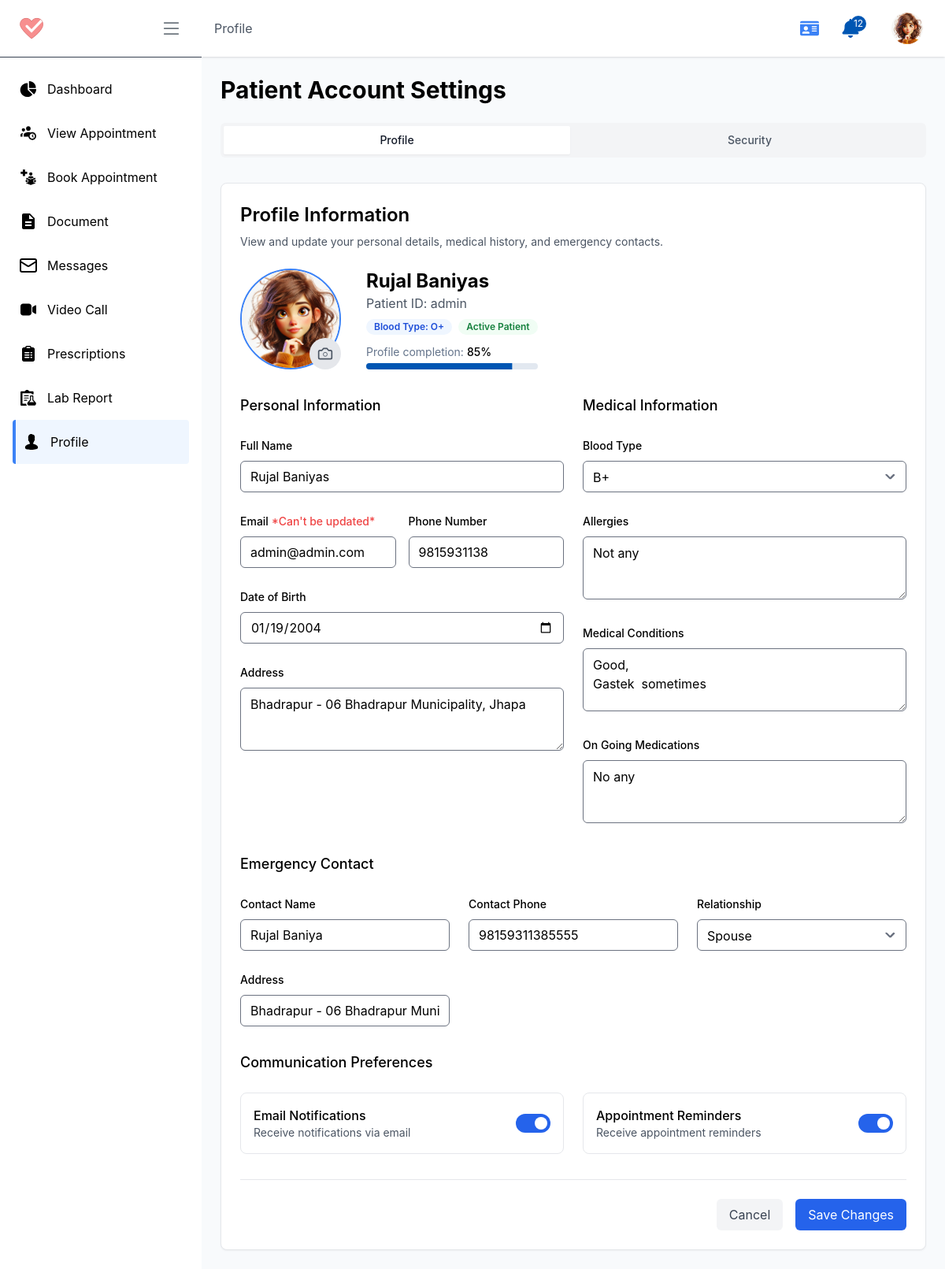
The app's page /p/profile/ (signed in), older data.
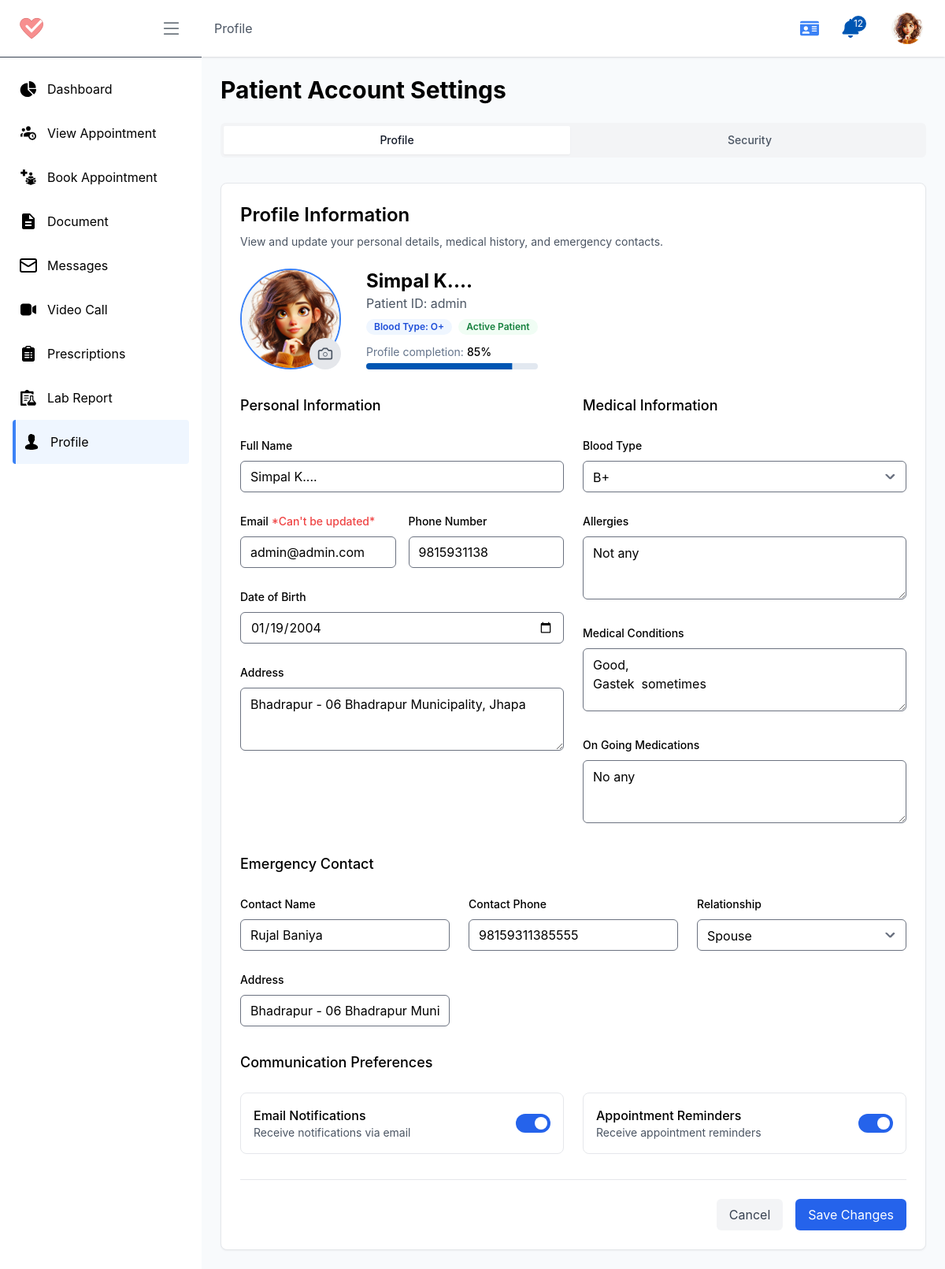
The same page, newer data.
### account/models.py (models this page shows, shortened)
class Profile(models.Model):
    user = models.OneToOneField(User, on_delete=models.CASCADE, related_name="profile")
    role = models.CharField(max_length=10, choices=USER_ROLES, default='patient')
    profile_pic = models.ImageField(upload_to='profile_pictures/', default='profile_pictures/default.jpg')
    phone_regex = RegexValidator(regex=r'^\+?1?\d{9,15}$', message="Phone number must be entered in the format: '+999999999'. Up to 15 digits allowed.")
    ph_number = models.CharField(validators=[phone_regex], max_length=16, blank=True) # validators should be a list
    address = models.CharField(max_length=255, blank=True)
    date_of_birth = models.DateField(null=True, blank=True)
    gender = models.CharField(max_length=10, choices=[('male', 'Male'), ('female', 'Female'), ('other', 'Other')], blank=True)
    email_notification = models.BooleanField(default=True)
    sms_notification = models.BooleanField(default=True)
    reminders = models.BooleanField(default=True)
    created_at = models.DateTimeField(auto_now_add=True)
    updated_at = models.DateTimeField(auto_now=True)
    is_active = models.BooleanField(default=True)
    is_verified = models.BooleanField(default=False)

class MedicalInfo(models.Model):
    profile = models.OneToOneField(Profile, on_delete=models.CASCADE, related_name="medical_info")
    blood_group = models.CharField(max_length=3, blank=True)
    allergies = models.TextField(blank=True)
    medical_conditions = models.TextField(blank=True)
    on_going_medications = models.TextField(blank=True)
    emg_contact_name = models.CharField(max_length=255, blank=True)
    emg_contact_number = models.CharField(max_length=16, blank=True)
    emg_contact_relation = models.CharField(max_length=255, blank=True)
    emg_contact_address = models.CharField(max_length=255, blank=True)
    created_at = models.DateTimeField(auto_now_add=True, blank=True)
    updated_at = models.DateTimeField(auto_now=True, blank=True)

### patient/views.py (the view, shortened to what this page needs)
# urls.py: path('profile/', p_profile, name='profile'),
@login_required_with_message(login_url='account:login', message="You need to log in to access Profile page.")
def p_profile(request: HttpRequest):
    if request.method == 'GET':
        profile: Profile = request.user.profile
        context = {
            'profile': profile,
        }
        return render(request, 'pages/patient/profile.html', context)

### account/views.py (called while the page is built)
def login_required_with_message(function=None, login_url=None, message=None):
    def decorator(view_func):
        @wraps(view_func)
        def _wrapped_view(request, *args, **kwargs):
            if not request.user.is_authenticated:
                print("User is not authenticated.")
                if message:
                    messages.warning(request, message)
                return redirect(login_url or 'account:login')
            return view_func(request, *args, **kwargs)
        return _wrapped_view
    if function:
        return decorator(function)
    return decorator

### home/templatetags/url_resolver.py (called while the page is built)
@register.simple_tag
def role_to_url(role, destination):
    try:
        return reverse(f"{role}:{destination}")
    except NoReverseMatch:
        return "#"  # fallback URL if the view is not found

### templates/pages/patient/profile.html (shortened to what the changed rows need)
{% extends "pages/patient/P_base.html" %}
{% load static %}
{% block content %}
<div class="flex flex-col w-full max-w-6xl mx-auto min-h-screen p-6">
    <h1 class="text-3xl font-bold mb-6">Patient Account Settings</h1>
    <div class="tab-content" id="profile">
        <div class="rounded-lg border bg-white shadow-sm">
            <div class="p-6">
                <div class="flex flex-col sm:flex-row gap-8 mb-8 items-center sm:items-start">
                    <div class="relative">
                        <img id="pp_image" class="h-32 w-32 rounded-full border-2 border-blue-500 object-cover"
                            src="{{ profile.profile_pic.url }}" alt="Profile picture">
                        <button id="imageUploadButton"
                            class="absolute bottom-0 right-0 h-10 w-10 rounded-full bg-gray-200 text-gray-600 hover:bg-gray-300">
                        </button>
                    </div>
                    <div class="text-center sm:text-left">
                        <h2 class="text-2xl font-bold">{{profile.user.first_name}}</h2>
                        <p class="text-gray-600 mb-2">Patient ID: {{profile.user.username}}</p>
                        <div class="flex flex-wrap gap-2 justify-center sm:justify-start">
                            <span
                                class="bg-blue-50 text-blue-700 px-2.5 py-0.5 rounded-full text-xs font-semibold">Blood
                                Type: O+</span>
                            <span
                                class="bg-green-50 text-green-700 px-2.5 py-0.5 rounded-full text-xs font-semibold">Active
                                Patient</span>
                        </div>
                        <div class="mt-3">
                            <div class="flex items-center gap-1 text-sm"><span class="font-medium">85%</span></div>
                            <div aria-valuemax="100" aria-valuemin="0" role="progressbar" data-state="indeterminate"
                                data-max="100"
                                class="relative w-full overflow-hidden rounded-full bg-secondary h-2 mt-1">
                            </div>
                        </div>
                    </div>
                </div>
                <form class="space-y-8" action="{% url 'patient:profile' %}" method="POST" enctype="multipart/form-data">
                    <div class="grid grid-cols-1 md:grid-cols-2 gap-6">
                        <div class="space-y-6">
                            <div class="space-y-2">
                                <label class="text-sm font-medium">Full Name</label>
                                <input
                                    class="w-full h-10 px-3 py-2 border rounded-md focus:outline-none focus:ring-2 focus:ring-blue-500"
                                    value="{{profile.user.first_name}}" name="full_name">
                            </div>
                            <div class="grid grid-cols-1 sm:grid-cols-2 gap-4">
                                <div class="space-y-2">
                                    <label class="text-sm font-medium">Email     <span class="text-red-500">*Can't be updated*</span></label>
                                    <input
                                        class="w-full h-10 px-3 py-2 border rounded-md focus:outline-none focus:ring-2 focus:ring-blue-500"
                                        value="{{profile.user.email}}" name="email" disabled placeholder="Email Address">
                                </div>
                                <div class="space-y-2">
                                    <label class="text-sm font-medium">Phone Number</label>
                                    <input
                                        class="w-full h-10 px-3 py-2 border rounded-md focus:outline-none focus:ring-2 focus:ring-blue-500"
                                        value="{{profile.ph_number }}" name="phone_number" placeholder="Add Phone Number">
                                </div>
                            </div>
                            <div class="space-y-2">
                                <label class="text-sm font-medium">Date of Birth</label>
                                <input
                                    class="w-full h-10 px-3 py-2 border rounded-md focus:outline-none focus:ring-2 focus:ring-blue-500"
                                    type="date" value="{{ profile.date_of_birth|date:'Y-m-d' }}" name="date_of_birth">
                            </div>
                            <div class="space-y-2">
                                <label class="text-sm font-medium">Address</label>
                                <textarea
                                    class="w-full min-h-[80px] px-3 py-2 border rounded-md focus:outline-none focus:ring-2 focus:ring-blue-500"
                                    name="address" placeholder="Add Address"
                                    >{{profile.address }}</textarea>
                            </div>
                        </div>
                        <div class="space-y-6">
                            <div class="space-y-2">
                                <div class="relative">
                                    <select
                                        class="w-full h-10 px-3 py-2 border rounded-md appearance-none focus:outline-none focus:ring-2 focus:ring-blue-500"
                                        name="blood_group">
                                        <option {% if profile.medical_info.blood_group == "B+" %}selected{% endif %}
                                                value="B+"  >B+</option>
                                    </select>
                                    <svg class="absolute right-3 top-1/2 -translate-y-1/2 h-4 w-4 text-gray-500"
                                        xmlns="http://www.w3.org/2000/svg" fill="none" viewBox="0 0 24 24"
                                        stroke="currentColor">
                                        <path stroke-linecap="round" stroke-linejoin="round" stroke-width="2"
                                            d="M19 9l-7 7-7-7" />
                                    </svg>
                                </div>
                            </div>
                            <div class="space-y-2">
                                <label class="text-sm font-medium">Allergies</label>
                                <textarea
                                    class="w-full min-h-[80px] px-3 py-2 border rounded-md focus:outline-none focus:ring-2 focus:ring-blue-500"
                                    name="allergies">{{ profile.medical_info.allergies}}</textarea>
                            </div>
                            <div class="space-y-2">
                                <label class="text-sm font-medium">Medical Conditions</label>
                                <textarea
                                    class="w-full min-h-[80px] px-3 py-2 border rounded-md focus:outline-none focus:ring-2 focus:ring-blue-500"
                                    name="medicalConditions">{{ profile.medical_info.medical_conditions}}</textarea>
                            </div>
                            <div class="space-y-2">
                                <label class="text-sm font-medium">On Going Medications</label>
                                <textarea
                                    class="w-full min-h-[80px] px-3 py-2 border rounded-md focus:outline-none focus:ring-2 focus:ring-blue-500"
                                    name="medicines_on">{{ profile.medical_info.on_going_medications}}</textarea>
                            </div>
                        </div>
                    </div>
                    <div class="space-y-6">
                        <div class="grid grid-cols-1 md:grid-cols-3 gap-6">
                            <div class="space-y-2">
                                <label class="text-sm font-medium">Contact Name</label>
                                <input
                                    class="w-full h-10 px-3 py-2 border rounded-md focus:outline-none focus:ring-2 focus:ring-blue-500"
                                    value="{{profile.medical_info.emg_contact_name}}" name="emergency_contact_name">
                            </div>
                            <div class="space-y-2">
                                <label class="text-sm font-medium">Contact Phone</label>
                                <input
                                    class="w-full h-10 px-3 py-2 border rounded-md focus:outline-none focus:ring-2 focus:ring-blue-500"
                                    value="{{ profile.medical_info.emg_contact_number }}" name="emergency_contact_number">
                            </div>
                            <div class="space-y-2">
                                <div class="relative">
                                    <select
                                        class="w-full h-10 px-3 py-2 border rounded-md appearance-none focus:outline-none focus:ring-2 focus:ring-blue-500"
                                        name="emergency_contact_relationship"> {{ profile.medical_info.emg_contact_relation }}
                                        <option {% if profile.medical_info.emg_contact_relation == "spouse" %}selected{% endif %}
                                            value="spouse">Spouse</option>
                                    </select>
                                    <svg class="absolute right-3 top-1/2 -translate-y-1/2 h-4 w-4 text-gray-500"
                                        xmlns="http://www.w3.org/2000/svg" fill="none" viewBox="0 0 24 24"
                                        stroke="currentColor">
                                        <path stroke-linecap="round" stroke-linejoin="round" stroke-width="2"
                                            d="M19 9l-7 7-7-7" />
                                    </svg>
                                </div>
                            </div>
                            <div class="space-y-2">
                                <label class="text-sm font-medium">Address</label>
                                <input
                                    class="w-full h-10 px-3 py-2 border rounded-md focus:outline-none focus:ring-2 focus:ring-blue-500"
                                    value="{{profile.medical_info.emg_contact_address}}" name="emergency_contact_address">
                            </div>
                        </div>
                    </div>
                </form>
            </div>
        </div>
    </div>
</div>
<link rel="stylesheet" href="https://cdnjs.cloudflare.com/ajax/libs/cropperjs/1.6.1/cropper.min.css">
{% endblock content %}

Row changes from the older to the newer data that the page shows:
changed Profile "Bhadrapur - 06 Bhadrapur Municipality, Jhapa": user.first_name "Rujal Baniyas" → "Simpal K...."; full_name "Rujal Baniyas" → "Simpal K...."
